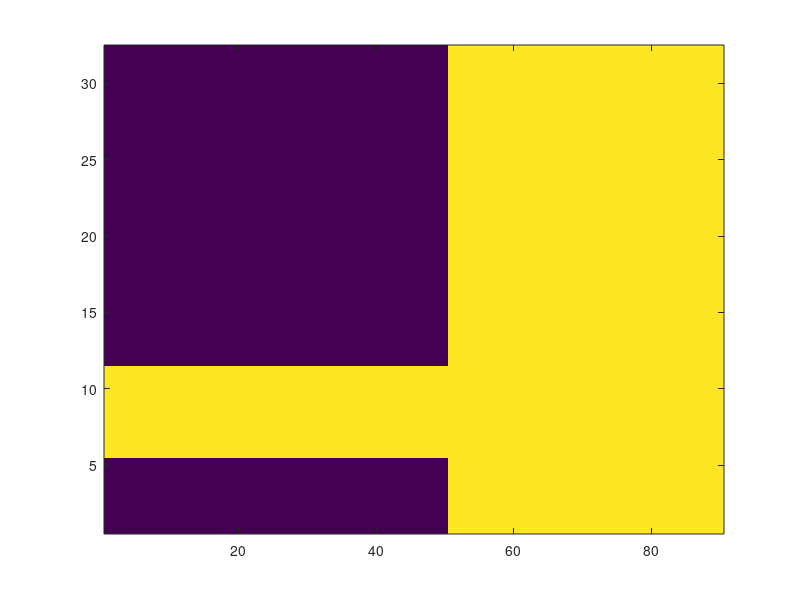

The MATLAB source for this figure: (Note: this script raises an error after producing the figure.)
%addpath('~/rectmsh/src');
addpath('../../src');

ANTENNA=load('patch.txt');
ANTENNA=flipud(ANTENNA).';
imagesc(ANTENNA);
axis xy;
%pause;

nPML=10;

[ni,nj]=size(ANTENNA)
ni+=28+2*nPML;
nj+=10+2*nPML;
SUBSTRATE=ones(ni,nj,3);
GND=ones(ni,nj,1);

nx=ni
ny=nj
nz=3+13+nPML

MSH=InitMSH(nx,ny,nz);

ORG=[0,0,0];

MSH=AddBox(MSH,ORG+[1,1,1],SUBSTRATE,2.2);

MSH=AddZWall(MSH,ORG+[1,1,1],GND,0);

ORG=[nPML,nPML,0];

MSH=AddZWall(MSH,ORG+[14,0,3]+[1,1,1],ANTENNA,0);

for n=1:7
  MSH=AddYList(MSH,ORG+[18+n,5,3]+[1,1,1],[1],1);
  MSH=AddZList(MSH,ORG+[18+n,0,0]+[1,1,1],[1,1,1],2);
end

MSH=AddZList(MSH,ORG+[18+4,5,0]+[1,1,1],[1,1,1],3);

WriteVTKFile(MSH,'test.vtk',1,[2.2]);

WriteASCIIFile(MSH,'test.txt');
